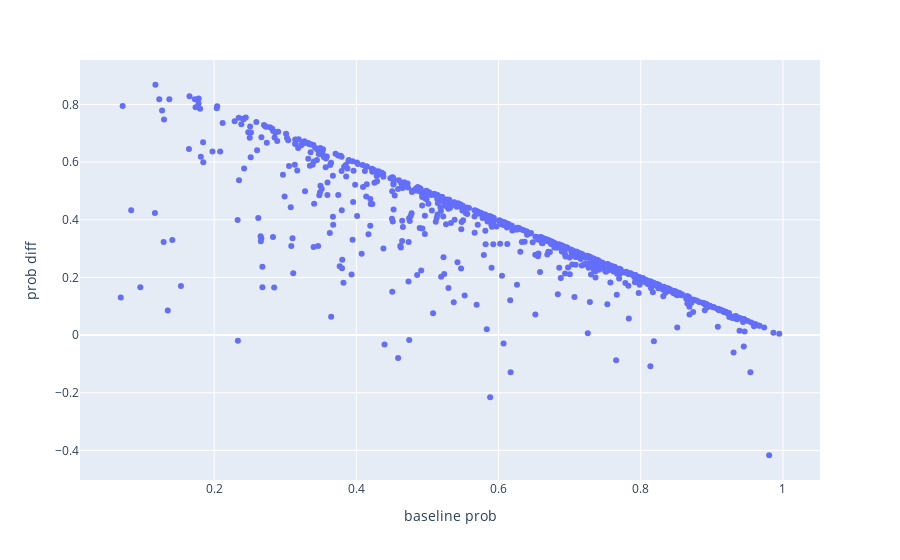

Notebook code for this chart:
### Code cell
px.scatter(filtered, x='baseline prob', y='prob diff').show()

### Figure 1 — Plotly figure (JSON) as saved in the notebook; plotly's stock layout.template omitted (floating-point values rounded to 4 significant figures; data arrays with more than 128 entries replaced by an {"elided": "..."} marker saying what was removed)
{"data": [{"hovertemplate": "baseline prob=%{x}<br>prob diff=%{y}<extra></extra>", "legendgroup": "", "marker": {"color": "#636efa", "symbol": "circle"}, "mode": "markers", "name": "", "orientation": "v", "showlegend": false, "type": "scatter", "x": {"elided": "762 float values"}, "xaxis": "x", "y": {"elided": "762 float values"}, "yaxis": "y"}], "layout": {"legend": {"tracegroupgap": 0}, "margin": {"t": 60}, "xaxis": {"anchor": "y", "domain": [0, 1], "title": {"text": "baseline prob"}}, "yaxis": {"anchor": "x", "domain": [0, 1], "title": {"text": "prob diff"}}}}
